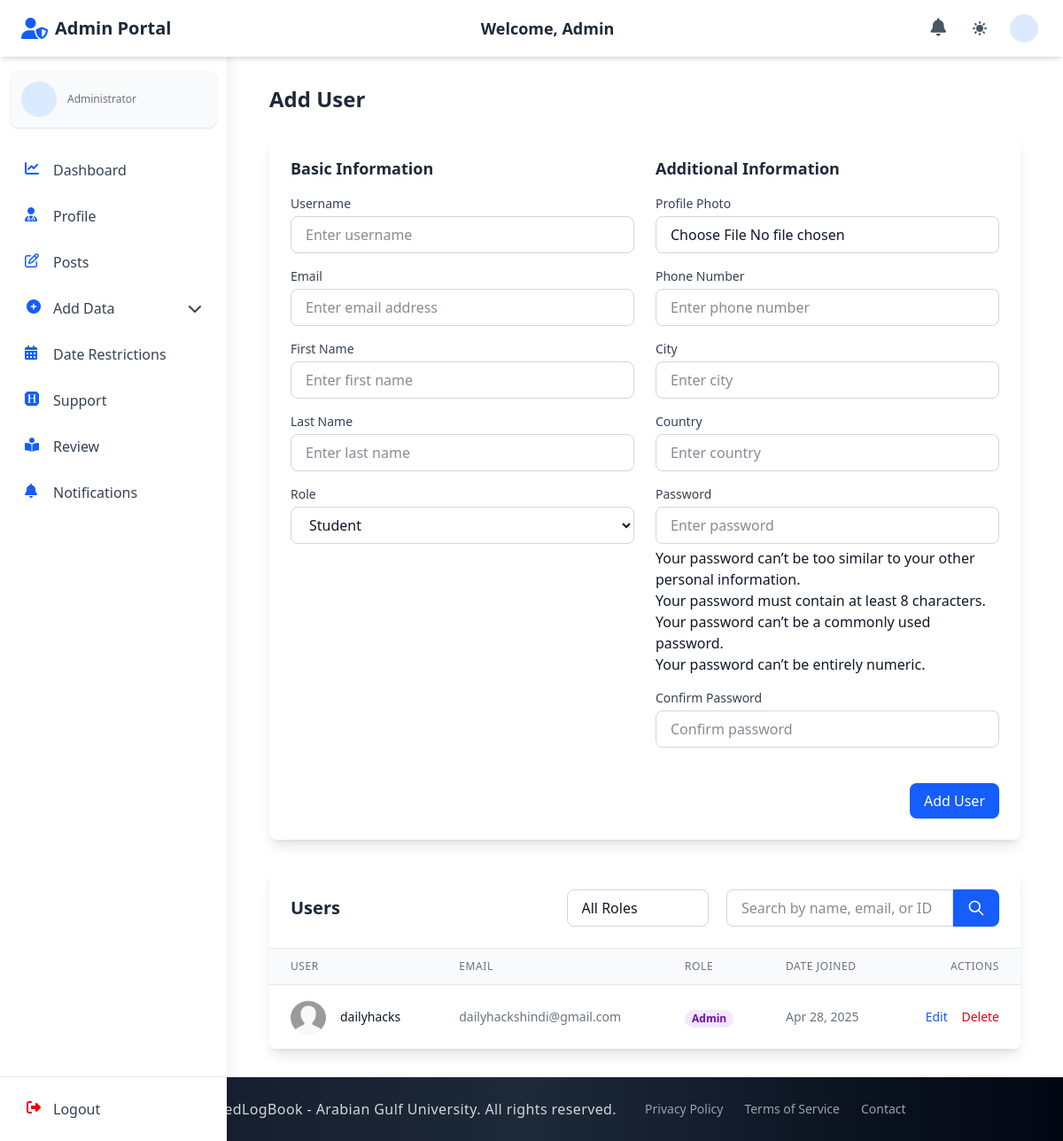
The page /admin_section/add_user/ on the database as committed earlier.
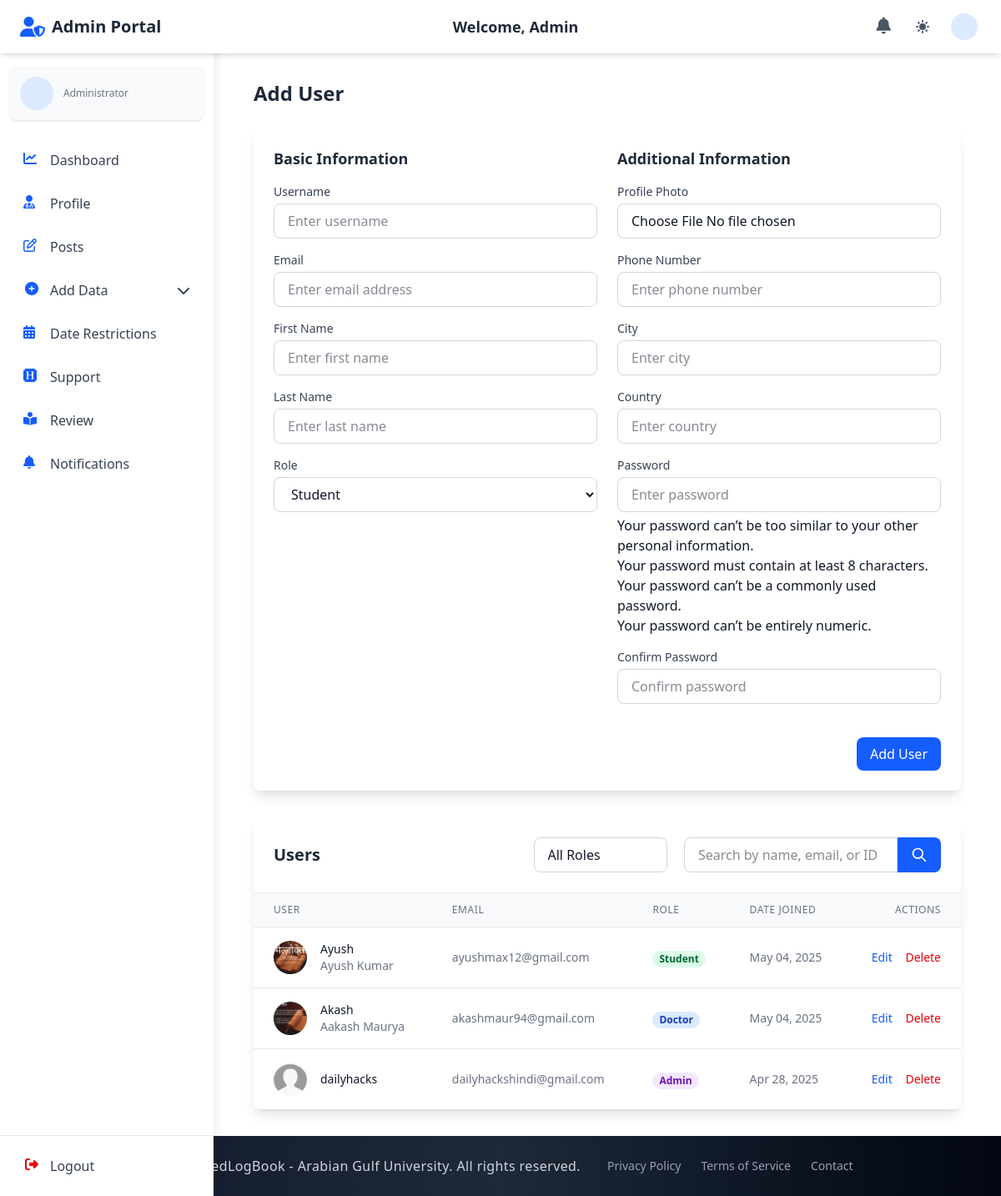
The same page on the database as committed later.
### accounts/models.py (models this page shows, shortened)
class CustomUser(AbstractUser):
    email = models.EmailField(unique=True)
    first_name = models.CharField(max_length=150, blank=True)
    last_name = models.CharField(max_length=150, blank=True)
    profile_photo = models.ImageField(
        upload_to="profiles/", blank=True, null=True, default="profiles/default.jpg"
    )
    city = models.CharField(max_length=100, blank=True)
    country = models.CharField(max_length=100, blank=True)
    phone_no = models.CharField(max_length=20, blank=True)
    bio = models.TextField(blank=True)
    speciality = models.CharField(max_length=100, blank=True)
    ROLE_CHOICES = (
        ("student", "Student"),
        ("doctor", "Doctor"),
        ("staff", "Staff"),
        ("admin", "Admin"),
    )
    role = models.CharField(max_length=10, choices=ROLE_CHOICES, default="student")
    groups = models.ManyToManyField(
        "auth.Group", related_name="customuser_groups", blank=True
    )
    user_permissions = models.ManyToManyField(
        "auth.Permission", related_name="customuser_permissions", blank=True
    )
    USERNAME_FIELD = "email"
    REQUIRED_FIELDS = ["username"]

### admin_section/views_file/add_user.py (the view, shortened to what this page needs)
# urls.py: path("add_user/", add_user, name="add_user"),
def add_user(request):
    if request.method == 'POST':
        form = CustomUserForm(request.POST, request.FILES)
        if form.is_valid():
            with transaction.atomic():
                user = form.save()
                if user.role == 'student':
                    Student.objects.create(user=user)
                    messages.success(request, f'Student user {user.username} created successfully!')
                elif user.role == 'doctor':
                    Doctor.objects.create(user=user)
                    messages.success(request, f'Doctor user {user.username} created successfully!')
                elif user.role == 'staff':
                    Staff.objects.create(user=user)
                    messages.success(request, f'Staff user {user.username} created successfully!')
                else:  # admin
                    messages.success(request, f'Admin user {user.username} created successfully!')
            return redirect('admin_section:add_user')
        else:
            for field, errors in form.errors.items():
                for error in errors:
                    messages.error(request, f'{field}: {error}')
    else:
        form = CustomUserForm()
    search_query = request.GET.get('q', '').strip()
    role_filter = request.GET.get('role', '').strip()
    users = CustomUser.objects.all().order_by('-date_joined')
    if role_filter and role_filter in dict(CustomUser.ROLE_CHOICES):
        users = users.filter(role=role_filter)
    paginator = Paginator(users, 10)  # Show 10 users per page
    page_number = request.GET.get('page')
    page_obj = paginator.get_page(page_number)
    roles = CustomUser.ROLE_CHOICES
    context = {
        'form': form,
        'users': page_obj,
        'search_query': search_query,
        'role_filter': role_filter,
        'roles': roles,
    }
    return render(request, "admin_section/add_user.html", context)

### admin_section/context_processors.py (called while the page is built)
def admin_notification_count(request):
    if request.user.is_authenticated and request.user.role == 'admin':
        try:
            admin_unread_notifications_count = AdminNotification.objects.filter(recipient=request.user, is_read=False).count()
            return {'admin_unread_notifications_count': admin_unread_notifications_count}
        except:
            pass
    return {'admin_unread_notifications_count': 0}

### doctor_section/context_processors.py (called while the page is built, shortened)
def notification_count(request):
    return {'unread_notifications_count': 0}

### elogbookagu/context_processors.py (called while the page is built, shortened)
def user_data(request):
    context = {}
    return context

### student_section/context_processors.py (called while the page is built, shortened)
def student_notification_count(request):
    return {'student_unread_notifications_count': 0}

### admin_section/templates/admin_section/add_user.html (shortened to what the changed rows need)
{% extends 'base.html' %}
{% block navbar %}
{% include 'components/admin_auth_navbar.html' %}
{% endblock %}
{% block content %}
  <div class="container mx-auto px-4 py-8">
    <div class="mb-8">
      <h2 class="text-2xl font-bold text-gray-800 dark:text-white mb-6">{% if is_edit %}Edit{% else %}Add{% endif %} User</h2>
    </div>
    <div class="bg-white dark:bg-gray-800 rounded-lg shadow-lg overflow-hidden">
      {% if users %}
        <div class="overflow-x-auto">
          <table class="min-w-full divide-y divide-gray-200 dark:divide-gray-700">
            <thead class="bg-gray-50 dark:bg-gray-700">
              <tr>
                <th scope="col" class="px-6 py-3 text-left text-xs font-medium text-gray-500 dark:text-gray-300 uppercase tracking-wider">User</th>
                <th scope="col" class="px-6 py-3 text-left text-xs font-medium text-gray-500 dark:text-gray-300 uppercase tracking-wider">Email</th>
                <th scope="col" class="px-6 py-3 text-left text-xs font-medium text-gray-500 dark:text-gray-300 uppercase tracking-wider">Role</th>
                <th scope="col" class="px-6 py-3 text-left text-xs font-medium text-gray-500 dark:text-gray-300 uppercase tracking-wider">Date Joined</th>
                <th scope="col" class="px-6 py-3 text-right text-xs font-medium text-gray-500 dark:text-gray-300 uppercase tracking-wider">Actions</th>
              </tr>
            </thead>
            <tbody class="bg-white dark:bg-gray-800 divide-y divide-gray-200 dark:divide-gray-700">
              {% for user in users %}
                <tr class="hover:bg-gray-50 dark:hover:bg-gray-700">
                  <td class="px-6 py-4 whitespace-nowrap">
                    <div class="flex items-center">
                      <div class="flex-shrink-0 h-10 w-10">
                        <img class="h-10 w-10 rounded-full object-cover" src="{{ user.profile_photo.url }}" alt="{{ user.username }}">
                      </div>
                      <div class="ml-4">
                        <div class="text-sm font-medium text-gray-900 dark:text-white">{{ user.username }}</div>
                        <div class="text-sm text-gray-500 dark:text-gray-400">{{ user.get_full_name }}</div>
                      </div>
                    </div>
                  </td>
                  <td class="px-6 py-4 whitespace-nowrap text-sm text-gray-500 dark:text-gray-300">{{ user.email }}</td>
                  <td class="px-6 py-4 whitespace-nowrap">
                    <span class="px-2 inline-flex text-xs leading-5 font-semibold rounded-full {% if user.role == 'admin' %}bg-purple-100 text-purple-800 dark:bg-purple-800 dark:text-purple-100{% elif user.role == 'doctor' %}bg-blue-100 text-blue-800 dark:bg-blue-800 dark:text-blue-100{% elif user.role == 'student' %}bg-green-100 text-green-800 dark:bg-green-800 dark:text-green-100{% else %}bg-gray-100 text-gray-800 dark:bg-gray-800 dark:text-gray-100{% endif %}">
                      {{ user.get_role_display }}
                    </span>
                  </td>
                  <td class="px-6 py-4 whitespace-nowrap text-sm text-gray-500 dark:text-gray-300">{{ user.date_joined|date:"M d, Y" }}</td>
                  <td class="px-6 py-4 whitespace-nowrap text-right text-sm font-medium">
                    <a href="{% url 'admin_section:edit_user' user.id %}" class="text-blue-600 hover:text-blue-900 dark:text-blue-400 dark:hover:text-blue-300 mr-3">Edit</a>
                    <button type="button" class="delete-user-btn text-red-600 hover:text-red-900 dark:text-red-400 dark:hover:text-red-300" data-user-id="{{ user.id }}" data-username="{{ user.username }}">Delete</button>
                  </td>
                </tr>
              {% endfor %}
            </tbody>
          </table>
        </div>
      {% else %}
        <div class="text-center py-8">
          <p class="text-gray-500 dark:text-gray-400">No users found. Add your first user above.</p>
        </div>
      {% endif %}
    </div>
  </div>
{% endblock %}

Rows that differ between the two databases and show on the page:
added CustomUser: profile_photo (picture), username "Ayush", get_full_name "Ayush Kumar", email "ayushmax12@gmail.com", role "Student", date_joined "May 04, 2025"
added CustomUser: profile_photo (picture), username "Akash", get_full_name "Aakash Maurya", email "akashmaur94@gmail.com", role "Doctor", date_joined "May 04, 2025"
